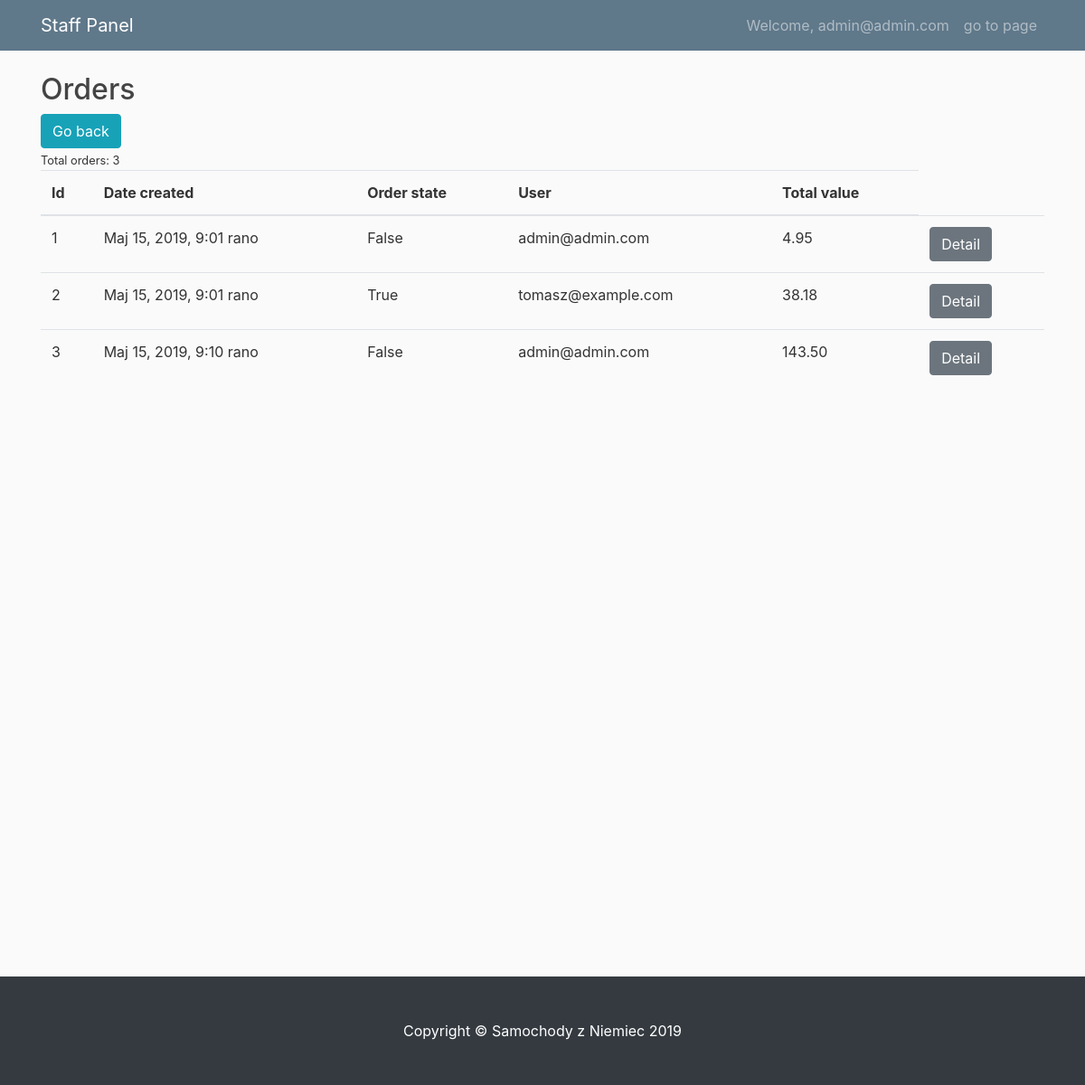
The page /staff/order_list (signed in) on the database its author committed.
### account/models.py (models this page shows, shortened)
class User(AbstractBaseUser):
    email = models.EmailField(max_length=255, unique=True)
    is_active = models.BooleanField(default=True)  # can login
    is_staff = models.BooleanField(default=False)  # staff user non superuser
    is_admin = models.BooleanField(default=False)  # superuser
    created = models.DateTimeField(auto_now_add=True)
    updated = models.DateTimeField(auto_now=True)
    USERNAME_FIELD = "email"  # username
    REQUIRED_FIELDS = []
    objects = UserManager()
    def __str__(self):
        return self.email

### orders/models.py (models this page shows, shortened)
class Order(models.Model):
    address = models.ForeignKey(Address, on_delete=models.DO_NOTHING)
    user = models.ForeignKey(User, on_delete=models.DO_NOTHING)
    created = models.DateTimeField(auto_now_add=True)
    updated = models.DateTimeField(auto_now=True)
    paid = models.BooleanField(default=False)
    class Meta:
        ordering = ("created",)
    def get_total_cost(self):
        return sum(item.get_cost() for item in self.items.all())

class OrderItem(models.Model):
    order = models.ForeignKey(Order, related_name="items", on_delete=models.CASCADE)
    product = models.ForeignKey(
        Product, related_name="order_items", on_delete=models.CASCADE
    )
    price = models.DecimalField(max_digits=10, decimal_places=2)
    quantity = models.PositiveIntegerField(default=1)
    def get_cost(self):
        return self.price * self.quantity

### staff/decorators.py (the view)
    def wrap(request, *args, **kwargs):
        if request.user.is_authenticated and request.user.is_staff:
            return func(request, *args, **kwargs)
        elif request.user.is_authenticated:
            return redirect("shop:index")
        else:
            return redirect("account:login")

### cart/context_processors.py (called while the page is built)
def cart(request):
    return {'cart': Cart(request)}

### staff/templates/staff/order_list.html
{% extends 'staff/base.html' %}
{% load crispy_forms_tags %}
{% block content %}
<div class="row">
    <div class="col">
        <div>
            <h2>Orders</h2>
            <div class="row">
                <div class="col">
                    <a href="{% url 'staff:panel' %}" class="btn btn-info">Go back</a>
                </div>
            </div>
        </div>
        {% with orders.count as total_orders %}
        <small>Total orders: {{total_orders}} </small>
        {% endwith%}
        <table class="table table-hover">
            <thead>
                <tr>
                    <th scope="col">Id</th>
                    <th scope="col">Date created</th>
                    <th scope="col">Order state</th>
                    <th scope="col">User</th>
                    <th scope="col">Total value</th>
                </tr>
            </thead>
            <tbody>
                {% for order in orders %}
                <tr>
                    <td>{{order.id}} </td>
                    <td>{{order.created}}</td>
                    <td>{{ order.paid}}</td>
                    <td>{{order.user}}</td>
                    <td> {{order.get_total_cost}}</td>
                    <td><a href="{% url 'staff:order_detail' pk=order.pk %}" class="btn btn-secondary">Detail</a></td>
                </tr>
                {% endfor %}
            </tbody>
        </table>
    </div>
</div>
{% endblock %}

### staff/templates/staff/base.html (shortened to what this page needs)
{% load static %}
<!DOCTYPE html>
<html lang="en">
<head>
    <link rel="stylesheet" href="https://maxcdn.bootstrapcdn.com/bootstrap/4.0.0/css/bootstrap.min.css"
>
    <link href="{% static 'css/staff.css' %}" rel="stylesheet">
</head>
<body>
    <nav class="navbar navbar-expand-md navbar-dark bg-steel fixed-top">
        <div class="container">
            <a class="navbar-brand mr-4" href="{% url 'staff:panel' %}">Staff Panel</a>
            <div class="collapse navbar-collapse" id="navbarToggle">
                <div class="navbar-nav">
                    <a class="nav-item nav-link" href="{% url 'account:profile'%}">
                        Welcome, {{ user.email }}
                    </a>
                    <a class="nav-item nav-link" href="{% url 'shop:index'%}"> go to page </a>
                </div>
            </div>
        </div>
    </nav>
    <div class="container" style="min-height: 1000px;">
        {% block content%}
        {% endblock%}
    </div>
    <footer class="py-5 bg-dark">
        <div class="container">
            <p class="m-0 text-center text-white">Copyright &copy; Samochody z Niemiec 2019</p>
        </div>
    </footer>
</body>
</html>

### staff/static/css/staff.css (style rules this page uses)
body { background: #fafafa; color: #333333; margin-top: 5rem; }
h1, h2, h3, h4, h5, h6 { color: #444444; }
.bg-steel { background-color: #5f788a; }

### rows shown on the page
User: email "admin@admin.com"
Order: id "1", created "Maj 15, 2019, 9:01 rano", paid "False", user "admin@admin.com", get_total_cost "4.95"
Order: id "2", created "Maj 15, 2019, 9:01 rano", paid "True", user "tomasz@example.com", get_total_cost "38.18"
Order: id "3", created "Maj 15, 2019, 9:10 rano", paid "False", user "admin@admin.com", get_total_cost "143.50"

### other values the page prints
{{ total_orders }} "3"
